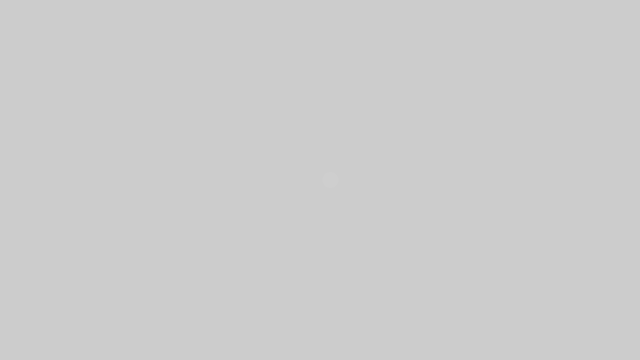
Frame 1 (no input)
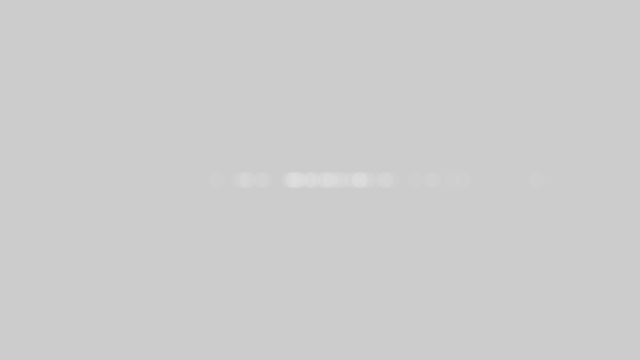
Frame 60 (the mouse pressed at the canvas centre just before this capture)
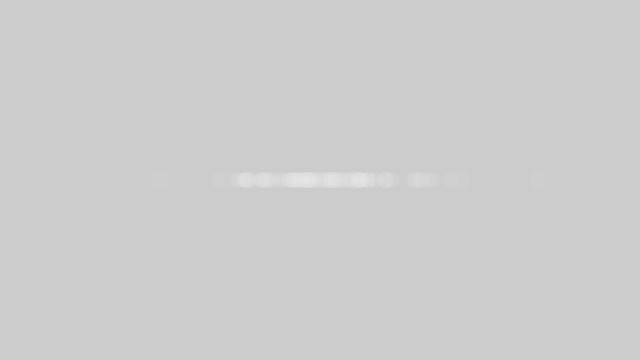
Frame 120 (the mouse held since frame 60 and released just before this capture)

The Processing sketch that drew these frames (run headless with seeded random() and noise(); from frame 60 on, the mouse is pressed at the canvas centre):

// Processing sketch: gaussian
// ── gaussian.pde
import java.util.*;

Random generator;
 
void setup() {
  size(640,360);
  generator = new Random();
}
void draw() {
//Note that nextGaussian() returns a double.
  float num = (float) generator.nextGaussian();
  float sd = 60;
  float mean = 320;
 
//Multiply by the standard deviation and add the mean.
  float x = sd * num + mean;
 
  noStroke();
  fill(255,10);
  ellipse(x,180,16,16);
}
